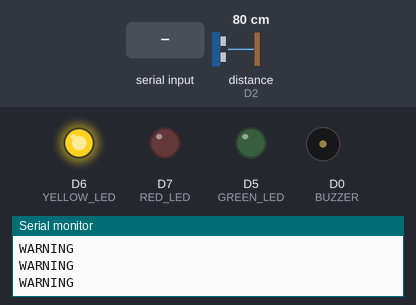
Recording of a sketch running on a simulated ESP8266 (NodeMCU). Parts: output pins drawn as LEDs (lit = HIGH), buzzer (waves = sounding, pin HIGH), the last lines printed to the serial monitor. Wiring (inferred from the names in the program): ultrasonic range finder: trigger D1; echo D2. The inputs (shaded band) are chosen by the test bench; at power-on: distance to the obstacle (sensor on D2) 80 cm. The echo pulse lasts 58.3 µs per cm; pins used as bus, display or sensor lines are not drawn.

Above: at 1.2 s.
1.3 s: distance to the obstacle (sensor on D2) set to 97 cm
4.3 s: distance to the obstacle (sensor on D2) set to 106 cm
At 5.4 s:
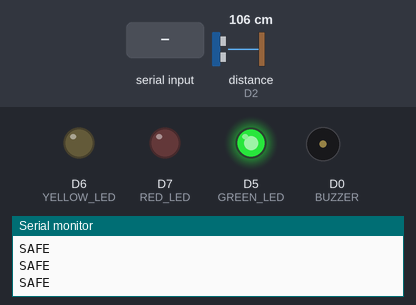
5.8 s: "DROWSY\n" received over Serial
At 6.06 s:
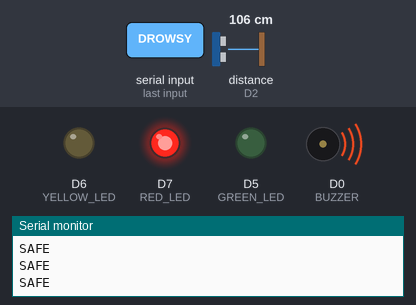
8.8 s: "1\n" received over Serial
At 9.4 s:
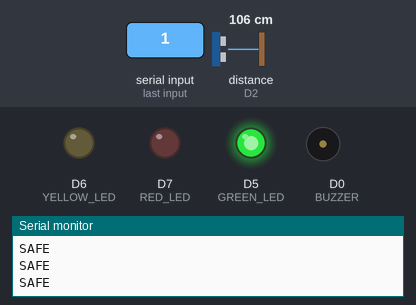
10.4 s: distance to the obstacle (sensor on D2) set to 60 cm
At 10.8 s:
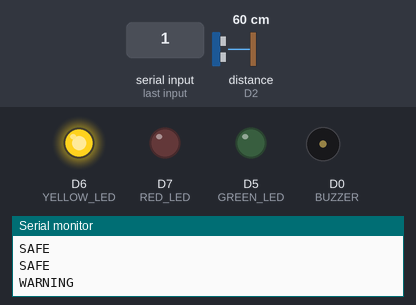
Timing chart, 0 to 14.4 s (numbered marks = the images above; inputs shaded):
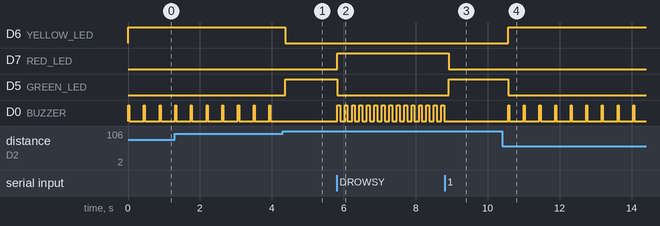

Measured:
- the behaviour switches between 100 and 101 cm on distance to the obstacle (sensor on D2) (found by bisection; images 0 and 1)
- after the input at 4.3 s, D6 (YELLOW_LED): HIGH → LOW after 0.07 s; D5 (GREEN_LED): LOW → HIGH after 0.07 s; D0 (BUZZER): stops changing and stays LOW
- after the input at 5.8 s, D7 (RED_LED): LOW → HIGH at once; D5 (GREEN_LED): HIGH → LOW at once; D0 (BUZZER): alternates HIGH for 0.08 s and LOW for 0.13 s, starting at once
- after the input at 8.8 s, D7 (RED_LED): HIGH → LOW after 0.12 s; D5 (GREEN_LED): LOW → HIGH after 0.12 s; D0 (BUZZER): stops changing and stays LOW
- after the input at 10.4 s, D6 (YELLOW_LED): LOW → HIGH after 0.17 s; D5 (GREEN_LED): HIGH → LOW after 0.17 s; D0 (BUZZER): alternates HIGH for 0.03 s and LOW for 0.40 s, starting after 0.17 s
- by itself, D0 (BUZZER): alternates HIGH for 0.03 s and LOW for 0.41 s

The sketch:

nodemcu_code.ino
```cpp
#define TRIG D1
#define ECHO D2

#define GREEN_LED D5
#define YELLOW_LED D6
#define RED_LED D7

#define BUZZER D0

String driverState = "ALERT";

void setup() {

  Serial.begin(9600);

  pinMode(TRIG, OUTPUT);
  pinMode(ECHO, INPUT);

  pinMode(GREEN_LED, OUTPUT);
  pinMode(YELLOW_LED, OUTPUT);
  pinMode(RED_LED, OUTPUT);

  pinMode(BUZZER, OUTPUT);

  Serial.println("SAFE");
}

void loop() {

  // =========================
  // RECEIVE DRIVER STATE
  // =========================

  if (Serial.available()) {

    driverState = Serial.readStringUntil('\n');
    driverState.trim();
  }

  // =========================
  // ULTRASONIC SENSOR
  // =========================

  digitalWrite(TRIG, LOW);
  delayMicroseconds(2);

  digitalWrite(TRIG, HIGH);
  delayMicroseconds(10);

  digitalWrite(TRIG, LOW);

  long duration = pulseIn(ECHO, HIGH);

  float distance = duration * 0.034 / 2;

  // =========================
  // RESET OUTPUTS
  // =========================

  digitalWrite(GREEN_LED, LOW);
  digitalWrite(YELLOW_LED, LOW);
  digitalWrite(RED_LED, LOW);

  digitalWrite(BUZZER, LOW);

  // =========================
  // DRIVER DROWSINESS ALERT
  // =========================

  if (driverState == "DROWSY") {

    // DO NOT send DANGER here
    // FCW should remain true to ultrasonic state

    digitalWrite(RED_LED, HIGH);

    digitalWrite(BUZZER, HIGH);
    delay(80);

    digitalWrite(BUZZER, LOW);
    delay(120);
  }

  // =========================
  // FCW DANGER
  // =========================

  else if (distance < 50) {

    Serial.println("DANGER");

    digitalWrite(RED_LED, HIGH);

    digitalWrite(BUZZER, HIGH);
    delay(40);

    digitalWrite(BUZZER, LOW);
    delay(160);
  }

  // =========================
  // FCW WARNING
  // =========================

  else if (distance < 100) {

    Serial.println("WARNING");

    digitalWrite(YELLOW_LED, HIGH);

    digitalWrite(BUZZER, HIGH);
    delay(30);

    digitalWrite(BUZZER, LOW);
    delay(400);
  }

  // =========================
  // SAFE STATE
  // =========================

  else {

    Serial.println("SAFE");

    digitalWrite(GREEN_LED, HIGH);

    delay(200);
  }
}
```
